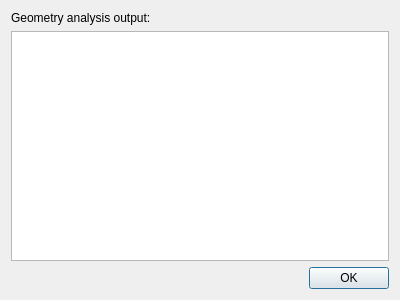
<?xml version="1.0" encoding="UTF-8"?>
<ui version="4.0">
 <class>GeometryDialog</class>
 <widget class="QDialog" name="GeometryDialog">
  <property name="geometry">
   <rect>
    <x>0</x>
    <y>0</y>
    <width>400</width>
    <height>300</height>
   </rect>
  </property>
  <property name="windowTitle">
   <string>Run geometry analysis</string>
  </property>
  <layout class="QVBoxLayout" name="verticalLayout">
   <item>
    <widget class="QLabel" name="outputLabel">
     <property name="text">
      <string>Geometry analysis output:</string>
     </property>
    </widget>
   </item>
   <item>
    <widget class="QPlainTextEdit" name="geometryAnalysisOutput">
     <property name="readOnly">
      <bool>true</bool>
     </property>
     <property name="plainText">
      <string>
</string>
     </property>
    </widget>
   </item>
   <item>
    <widget class="QDialogButtonBox" name="buttonBox">
     <property name="orientation">
      <enum>Qt::Orientation::Horizontal</enum>
     </property>
     <property name="standardButtons">
      <set>QDialogButtonBox::StandardButton::Ok</set>
     </property>
    </widget>
   </item>
  </layout>
 </widget>
 <resources>
  <include location="../html/html.qrc"/>
 </resources>
 <connections/>
</ui>
